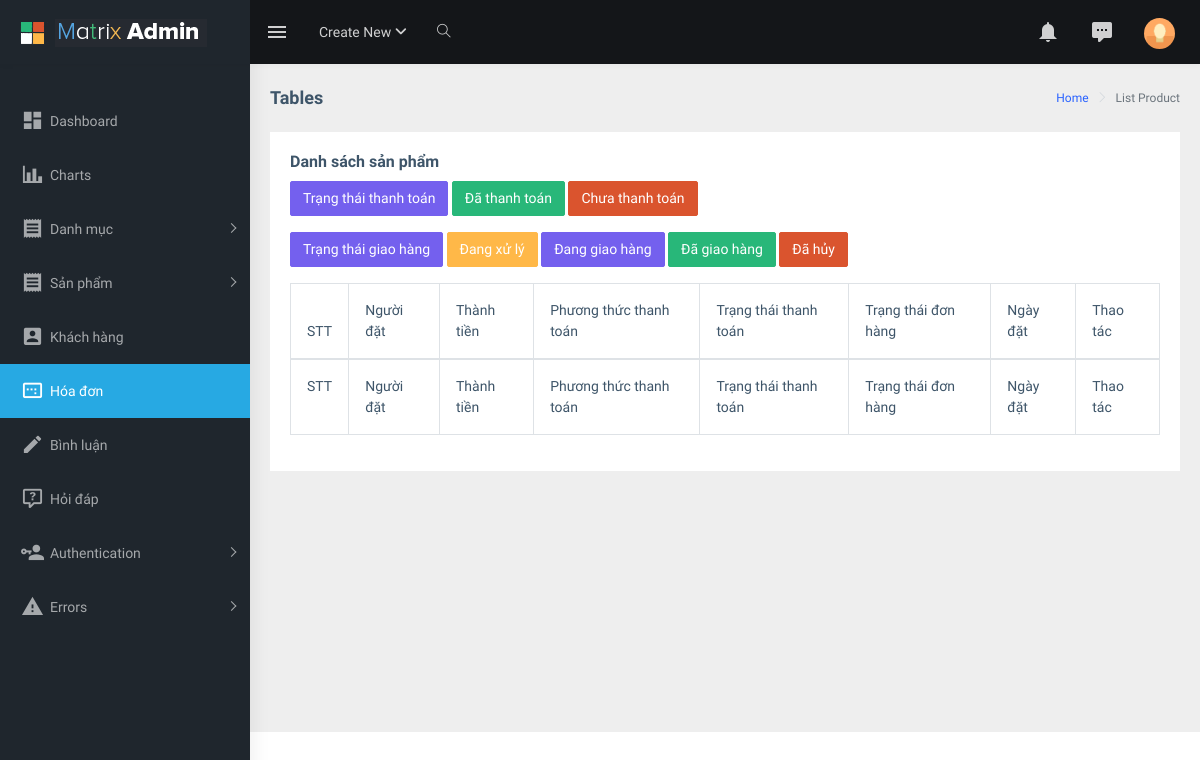
The page /admin/index.php?act=list_bill on the database as committed earlier.
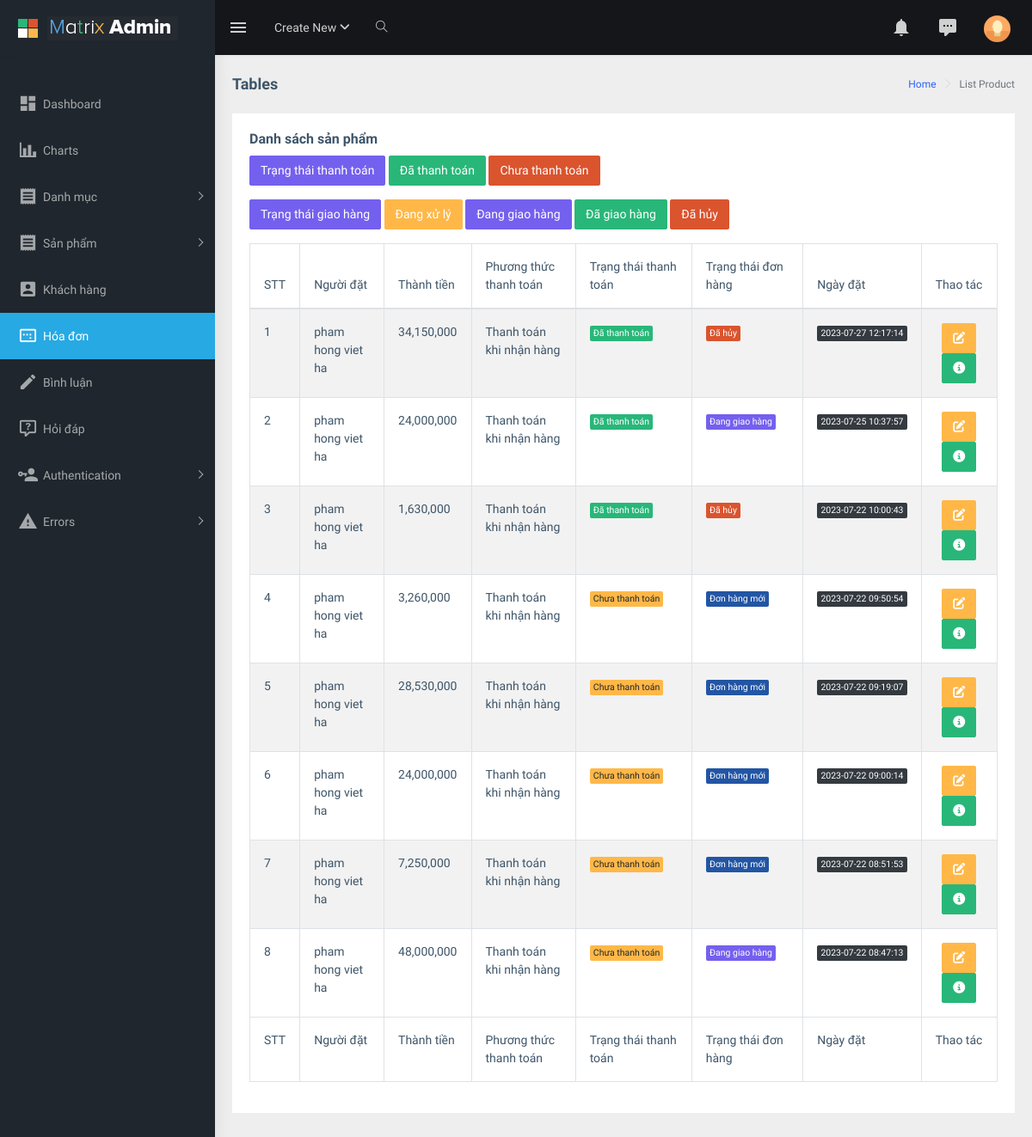
The same page on the database as committed later.
### tables this page shows
CREATE TABLE `bill` (
  `id_bill` int(11) NOT NULL,
  `bill_code` varchar(255) DEFAULT NULL,
  `id_user` int(11) NOT NULL,
  `id_pro` int(11) NOT NULL,
  `user_name` varchar(255) NOT NULL,
  `name_pro` varchar(255) NOT NULL,
  `full_name` varchar(55) NOT NULL,
  `address` varchar(255) NOT NULL,
  `phone` int(25) NOT NULL,
  `email` varchar(255) NOT NULL,
  `payment` tinyint(1) NOT NULL DEFAULT 1 COMMENT '1.Thanh toán khi nhận hàng 2.Chuyển khoản ngân hàng 3.Thanh toán online',
  `order_date` datetime NOT NULL,
  `total_amount` int(10) NOT NULL,
  `status` tinyint(4) NOT NULL COMMENT '0.Đơn hàng mới \r\n1.Đang xử lý\r\n2.Đang giao hàng\r\n3.Đã giao hàng',
  `status_pay` varchar(11) NOT NULL DEFAULT '0'
);

### admin/controller/controller.php (called while the page is built)
<?php
function render($path, $data = [])
{
    extract($data);
    $view = "view/" . $path . ".php";
    include_once $view;
}

### admin/model/pdo.php (called while the page is built, shortened)
<?php
function pdo_get_connection()
{
    $dburl = "mysql:host=127.0.0.1;dbname=du_an_1;charset=utf8";
    $username = 'root';
    $password = '';
    $conn = new PDO($dburl, $username, $password);
    $conn->setAttribute(PDO::ATTR_ERRMODE, PDO::ERRMODE_EXCEPTION);
    return $conn;
}
function pdo_query($sql)
{
    $sql_args = array_slice(func_get_args(), 1);
    try {
        $conn = pdo_get_connection();
        $stmt = $conn->prepare($sql);
        $stmt->execute($sql_args);
        $rows = $stmt->fetchAll();
        return $rows;
    } catch (PDOException $e) {
        throw $e;
    } finally {
        unset($conn);
    }
}

### admin/model/hoadon.php (called while the page is built, shortened)
<?php
function loadall_bill($iduser)
{
    $sql = "SELECT * FROM bill";
    $sql .= " ORDER BY id_bill DESC";
    $listbill = pdo_query($sql);
    return $listbill;
}

### admin/view/list_bill.php (the view, shortened to what the rows shown need)
<?php include_once "header.php" ?>
<?php include_once "nav.php" ?>
<div class="page-wrapper">
    <div class="container-fluid">
        <div class="row">
            <div class="col-12">
                <div class="card">
                    <div class="card-body">
                        <div class="table-responsive">
                            <table id="zero_config" class="table table-striped table-bordered">
                                <thead>
                                    <tr>
                                        <th>STT</th>
                                        <th scope="col">Người đặt</th>
                                        <th scope="col">Thành tiền</th>
                                        <th scope="col">Phương thức thanh toán</th>
                                        <th scope="col">Trạng thái thanh toán</th>
                                        <th scope="col">Trạng thái đơn hàng</th>
                                        <th scope="col">Ngày đặt</th>
                                        <th scope="col">Thao tác</th>
                                    </tr>
                                </thead>
                                <tbody>
                                    <?php
                                    $i = 1;
                                    foreach ($listbill as $bill) :
                                        extract($bill);
                                        $is_paid = $bill['status_pay'] == 1;
                                        $filter_class = $is_paid ? 'paid' : 'unpaid';
                                        $order_status = '';
    if ($bill['status'] == 0) {
        $order_status = 'new ';
    } else if ($bill['status'] == 1) {
        $order_status = 'processing';
    } else if ($bill['status'] == 2) {
        $order_status = 'shipping';
    } else if ($bill['status'] == 3) {
        $order_status = 'delivered';
    } else if ($bill['status'] == 4) {
        $order_status = 'canceled';
    }
                                    ?>
                                        <tr class="filterable <?= $filter_class ?> <?= $order_status ?>">
                                            <td><?= $i ?></td>
                                            <td><?= $bill['full_name'] ?></td>
                                            <td><?= number_format($bill['total_amount']) ?></td>
                                            <td><?php
                                                if ($bill['payment'] == 1) {
                                                    echo "Thanh toán khi nhận hàng";
                                                } else if ($bill['payment'] == 2) {
                                                    echo "Chuyển khoản ngân hàng";
                                                } else if ($bill['payment'] == 3) {
                                                    echo "Thanh toán Online";
                                                } else {
                                                    echo "Không tìm thấy phương thức thanh toán";
                                                }
                                                ?>
                                            </td>
                                            <td><?php
                                                if ($bill['status_pay'] == 0) {
                                                    echo "<span class='badge badge-warning'>Chưa thanh toán</span>";
                                                } else if ($bill['status_pay'] == 1) {
                                                    echo "<span class='badge badge-success'>Đã thanh toán</span>";
                                                } else {
                                                    echo "Không tìm thấy phương thức thanh toán";
                                                }
                                                ?>
                                            </td>
                                            <td><?php
                                                if ($bill['status'] == 0) {
                                                    echo "<span class='badge badge-info'>Đơn hàng mới</span>";
                                                } else if ($bill['status'] == 1) {
                                                    echo "<span class='badge badge-warning'>Đang xử lý</span>";
                                                } else if ($bill['status'] == 2) {
                                                    echo "<span class='badge badge-primary'>Đang giao hàng</span>";
                                                } else if ($bill['status'] == 3) {
                                                    echo "<span class='badge badge-success'>Đã giao hàng</span>";
                                                } else if ($bill['status'] == 4) {
                                                    echo "<span class='badge badge-danger'>Đã hủy</span>";
                                                } else {
                                                    echo "Lỗi trạng thái";
                                                }
                                                ?>
                                            </td>
                                            <td><span class="badge badge-dark"><?= $bill['order_date'] ?></span></td>
                                            <td class="text-center">
                                                <a type="button" href="index.php?act=edit_bill&idbill=<?= $bill['id_bill'] ?>" class="btn btn-warning"><i class="fas fa-edit"></i></a>
                                                <a href="index.php?act=billdetail&idbill=<?= $bill['id_bill'] ?>" class="btn btn-success"><i class="fa-solid fa-circle-info"></i></a>
                                            </td>
                                        </tr>
                                    <?php $i++;
                                    endforeach ?>
                                </tbody>
                                <tfoot>
                                    <tr>
                                        <th>STT</th>
                                        <th scope="col">Người đặt</th>
                                        <th scope="col">Thành tiền</th>
                                        <th scope="col">Phương thức thanh toán</th>
                                        <th scope="col">Trạng thái thanh toán</th>
                                        <th scope="col">Trạng thái đơn hàng</th>
                                        <th scope="col">Ngày đặt</th>
                                        <th scope="col">Thao tác</th>
                                    </tr>
                                </tfoot>
                            </table>
                        </div>
                    </div>
                </div>
            </div>
        </div>
    </div>
</div>
<?php include_once "footer.php" ?>

Rows that differ between the two databases and show on the page:
added bill: full_name "pham hong viet ha", total_amount "34,150,000", payment "Thanh toán khi nhận hàng", status_pay "Đã thanh toán", status "Đã hủy", order_date "2023-07-27 12:17:14"
added bill: full_name "pham hong viet ha", total_amount "24,000,000", payment "Thanh toán khi nhận hàng", status_pay "Đã thanh toán", status "Đang giao hàng", order_date "2023-07-25 10:37:57"
added bill: full_name "pham hong viet ha", total_amount "1,630,000", payment "Thanh toán khi nhận hàng", status_pay "Đã thanh toán", status "Đã hủy", order_date "2023-07-22 10:00:43"
added bill: full_name "pham hong viet ha", total_amount "3,260,000", payment "Thanh toán khi nhận hàng", status_pay "Chưa thanh toán", status "Đơn hàng mới", order_date "2023-07-22 09:50:54"
added bill: full_name "pham hong viet ha", total_amount "28,530,000", payment "Thanh toán khi nhận hàng", status_pay "Chưa thanh toán", status "Đơn hàng mới", order_date "2023-07-22 09:19:07"
added bill: full_name "pham hong viet ha", total_amount "24,000,000", payment "Thanh toán khi nhận hàng", status_pay "Chưa thanh toán", status "Đơn hàng mới", order_date "2023-07-22 09:00:14"
added bill: full_name "pham hong viet ha", total_amount "7,250,000", payment "Thanh toán khi nhận hàng", status_pay "Chưa thanh toán", status "Đơn hàng mới", order_date "2023-07-22 08:51:53"
added bill: full_name "pham hong viet ha", total_amount "48,000,000", payment "Thanh toán khi nhận hàng", status_pay "Chưa thanh toán", status "Đang giao hàng", order_date "2023-07-22 08:47:13"
